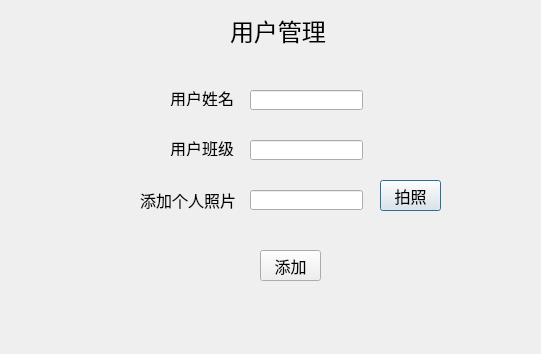
<?xml version="1.0" encoding="UTF-8"?>
<ui version="4.0">
 <class>admainDialog</class>
 <widget class="QDialog" name="admainDialog">
  <property name="geometry">
   <rect>
    <x>0</x>
    <y>0</y>
    <width>541</width>
    <height>354</height>
   </rect>
  </property>
  <property name="windowTitle">
   <string>管理员</string>
  </property>
  <widget class="QLabel" name="label">
   <property name="geometry">
    <rect>
     <x>230</x>
     <y>0</y>
     <width>101</width>
     <height>61</height>
    </rect>
   </property>
   <property name="font">
    <font>
     <family>楷体</family>
     <pointsize>18</pointsize>
    </font>
   </property>
   <property name="text">
    <string>用户管理</string>
   </property>
  </widget>
  <widget class="QLabel" name="label_3">
   <property name="geometry">
    <rect>
     <x>170</x>
     <y>90</y>
     <width>71</width>
     <height>16</height>
    </rect>
   </property>
   <property name="font">
    <font>
     <family>幼圆</family>
     <pointsize>12</pointsize>
    </font>
   </property>
   <property name="text">
    <string>用户姓名</string>
   </property>
  </widget>
  <widget class="QLineEdit" name="nameEdit">
   <property name="geometry">
    <rect>
     <x>250</x>
     <y>90</y>
     <width>113</width>
     <height>20</height>
    </rect>
   </property>
  </widget>
  <widget class="QLabel" name="label_4">
   <property name="geometry">
    <rect>
     <x>170</x>
     <y>140</y>
     <width>71</width>
     <height>16</height>
    </rect>
   </property>
   <property name="font">
    <font>
     <family>幼圆</family>
     <pointsize>12</pointsize>
    </font>
   </property>
   <property name="text">
    <string>用户班级</string>
   </property>
  </widget>
  <widget class="QLineEdit" name="classEdit">
   <property name="geometry">
    <rect>
     <x>250</x>
     <y>140</y>
     <width>113</width>
     <height>20</height>
    </rect>
   </property>
  </widget>
  <widget class="QLabel" name="label_5">
   <property name="geometry">
    <rect>
     <x>140</x>
     <y>190</y>
     <width>101</width>
     <height>20</height>
    </rect>
   </property>
   <property name="font">
    <font>
     <family>幼圆</family>
     <pointsize>12</pointsize>
    </font>
   </property>
   <property name="text">
    <string>添加个人照片</string>
   </property>
  </widget>
  <widget class="QPushButton" name="photoButton">
   <property name="geometry">
    <rect>
     <x>380</x>
     <y>180</y>
     <width>61</width>
     <height>31</height>
    </rect>
   </property>
   <property name="font">
    <font>
     <family>幼圆</family>
     <pointsize>12</pointsize>
    </font>
   </property>
   <property name="text">
    <string>拍照</string>
   </property>
  </widget>
  <widget class="QPushButton" name="addButton">
   <property name="geometry">
    <rect>
     <x>260</x>
     <y>250</y>
     <width>61</width>
     <height>31</height>
    </rect>
   </property>
   <property name="font">
    <font>
     <family>幼圆</family>
     <pointsize>12</pointsize>
    </font>
   </property>
   <property name="autoFillBackground">
    <bool>false</bool>
   </property>
   <property name="text">
    <string>添加</string>
   </property>
  </widget>
  <widget class="QLineEdit" name="imgEdit">
   <property name="geometry">
    <rect>
     <x>250</x>
     <y>190</y>
     <width>113</width>
     <height>20</height>
    </rect>
   </property>
  </widget>
 </widget>
 <resources/>
 <connections>
  <connection>
   <sender>photoButton</sender>
   <signal>clicked()</signal>
   <receiver>admainDialog</receiver>
   <slot>takePhoto()</slot>
   <hints>
    <hint type="sourcelabel">
     <x>410</x>
     <y>195</y>
    </hint>
    <hint type="destinationlabel">
     <x>270</x>
     <y>176</y>
    </hint>
   </hints>
  </connection>
  <connection>
   <sender>addButton</sender>
   <signal>clicked()</signal>
   <receiver>admainDialog</receiver>
   <slot>addUser()</slot>
   <hints>
    <hint type="sourcelabel">
     <x>290</x>
     <y>265</y>
    </hint>
    <hint type="destinationlabel">
     <x>270</x>
     <y>176</y>
    </hint>
   </hints>
  </connection>
 </connections>
 <slots>
  <slot>takePhoto()</slot>
  <slot>addUser()</slot>
 </slots>
</ui>
